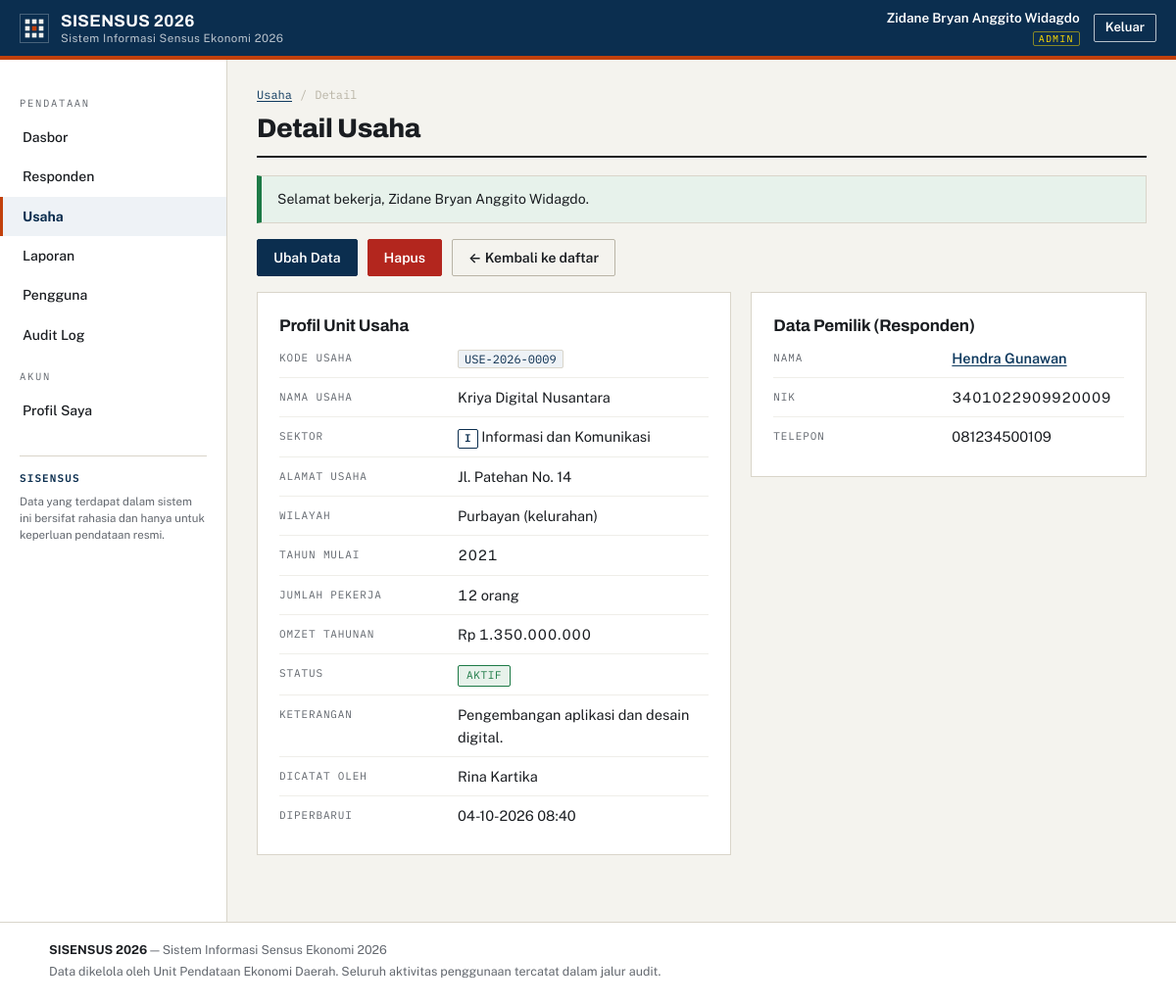
Page /usaha/detail.php?id=9 (signed in) on the committed database.
### tables this page shows
CREATE TABLE users (
  id                    INT UNSIGNED NOT NULL AUTO_INCREMENT,
  username              VARCHAR(50)  NOT NULL,
  email                 VARCHAR(120) NOT NULL,
  password_hash         VARCHAR(255) NOT NULL,
  full_name             VARCHAR(100) NOT NULL,
  role                  ENUM('admin','operator','pimpinan') NOT NULL DEFAULT 'operator',
  is_active             TINYINT(1)   NOT NULL DEFAULT 1,
  failed_login_attempts INT UNSIGNED NOT NULL DEFAULT 0,
  locked_until          DATETIME     NULL DEFAULT NULL,
  last_login_at         DATETIME     NULL DEFAULT NULL,
  created_at            DATETIME     NOT NULL DEFAULT CURRENT_TIMESTAMP,
  updated_at            DATETIME     NOT NULL DEFAULT CURRENT_TIMESTAMP ON UPDATE CURRENT_TIMESTAMP,
  PRIMARY KEY (id),
  UNIQUE KEY uq_users_username (username),
  UNIQUE KEY uq_users_email (email),
  KEY idx_users_role (role)
);

CREATE TABLE usaha (
  id              INT UNSIGNED NOT NULL AUTO_INCREMENT,
  kode_usaha      VARCHAR(20)  NOT NULL,
  nama_usaha      VARCHAR(150) NOT NULL,
  responden_id    INT UNSIGNED NOT NULL,
  sektor_id       INT UNSIGNED NOT NULL,
  wilayah_id      INT UNSIGNED NOT NULL,
  alamat_usaha    VARCHAR(255) NOT NULL,
  tahun_mulai     SMALLINT UNSIGNED NOT NULL,
  jumlah_pekerja  INT UNSIGNED NOT NULL DEFAULT 0,
  omzet_tahunan   DECIMAL(15,2) NOT NULL DEFAULT 0.00,
  status_usaha    ENUM('aktif','tutup','baru') NOT NULL DEFAULT 'aktif',
  keterangan      TEXT         NULL,
  created_by      INT UNSIGNED NULL DEFAULT NULL,
  created_at      DATETIME     NOT NULL DEFAULT CURRENT_TIMESTAMP,
  updated_at      DATETIME     NOT NULL DEFAULT CURRENT_TIMESTAMP ON UPDATE CURRENT_TIMESTAMP,
  PRIMARY KEY (id),
  UNIQUE KEY uq_usaha_kode (kode_usaha),
  KEY idx_usaha_nama (nama_usaha),
  KEY idx_usaha_responden (responden_id),
  KEY idx_usaha_sektor (sektor_id),
  KEY idx_usaha_wilayah (wilayah_id),
  KEY idx_usaha_omzet (omzet_tahunan),
  KEY idx_usaha_creator (created_by),
  CONSTRAINT fk_usaha_responden FOREIGN KEY (responden_id)
    REFERENCES responden (id) ON DELETE RESTRICT ON UPDATE CASCADE,
  CONSTRAINT fk_usaha_sektor FOREIGN KEY (sektor_id)
    REFERENCES sektor (id) ON DELETE RESTRICT ON UPDATE CASCADE,
  CONSTRAINT fk_usaha_wilayah FOREIGN KEY (wilayah_id)
    REFERENCES wilayah (id) ON DELETE RESTRICT ON UPDATE CASCADE,
  CONSTRAINT fk_usaha_creator FOREIGN KEY (created_by)
    REFERENCES users (id) ON DELETE SET NULL ON UPDATE CASCADE,
  CONSTRAINT chk_usaha_tahun CHECK (tahun_mulai BETWEEN 1800 AND 2100)
);

CREATE TABLE sektor (
  id        INT UNSIGNED NOT NULL AUTO_INCREMENT,
  kode      VARCHAR(4)   NOT NULL,
  nama      VARCHAR(120) NOT NULL,
  deskripsi TEXT         NULL,
  PRIMARY KEY (id),
  UNIQUE KEY uq_sektor_kode (kode)
);

CREATE TABLE wilayah (
  id        INT UNSIGNED NOT NULL AUTO_INCREMENT,
  kode      VARCHAR(16)  NOT NULL,
  nama      VARCHAR(100) NOT NULL,
  tingkat   ENUM('kota','kecamatan','kelurahan') NOT NULL,
  parent_id INT UNSIGNED NULL DEFAULT NULL,
  PRIMARY KEY (id),
  UNIQUE KEY uq_wilayah_kode (kode),
  KEY idx_wilayah_parent (parent_id),
  CONSTRAINT fk_wilayah_parent FOREIGN KEY (parent_id)
    REFERENCES wilayah (id) ON DELETE RESTRICT ON UPDATE CASCADE
);

CREATE TABLE responden (
  id               INT UNSIGNED NOT NULL AUTO_INCREMENT,
  nik              VARCHAR(16)  NOT NULL,
  nama_lengkap     VARCHAR(100) NOT NULL,
  jenis_kelamin    ENUM('L','P') NOT NULL,
  tanggal_lahir    DATE         NOT NULL,
  alamat           VARCHAR(255) NOT NULL,
  wilayah_id       INT UNSIGNED NOT NULL,
  telepon          VARCHAR(20)  NULL DEFAULT NULL,
  pendidikan       ENUM('Tidak Sekolah','SD/Sederajat','SMP/Sederajat',
                        'SMA/Sederajat','Diploma','Sarjana','Pascasarjana')
                   NOT NULL DEFAULT 'SMA/Sederajat',
  pekerjaan_utama  VARCHAR(100) NULL DEFAULT NULL,
  status           ENUM('aktif','nonaktif') NOT NULL DEFAULT 'aktif',
  created_by       INT UNSIGNED NULL DEFAULT NULL,
  created_at       DATETIME     NOT NULL DEFAULT CURRENT_TIMESTAMP,
  updated_at       DATETIME     NOT NULL DEFAULT CURRENT_TIMESTAMP ON UPDATE CURRENT_TIMESTAMP,
  PRIMARY KEY (id),
  UNIQUE KEY uq_responden_nik (nik),
  KEY idx_responden_nama (nama_lengkap),
  KEY idx_responden_wilayah (wilayah_id),
  KEY idx_responden_creator (created_by),
  CONSTRAINT fk_responden_wilayah FOREIGN KEY (wilayah_id)
    REFERENCES wilayah (id) ON DELETE RESTRICT ON UPDATE CASCADE,
  CONSTRAINT fk_responden_creator FOREIGN KEY (created_by)
    REFERENCES users (id) ON DELETE SET NULL ON UPDATE CASCADE
);

### app/helpers.php (called while the page is built, shortened)
<?php
function e(?string $value): string
{
    return htmlspecialchars((string)$value, ENT_QUOTES | ENT_SUBSTITUTE, 'UTF-8');
}
function u(string $path): string
{
    return BASE_URL . '/' . ltrim($path, '/');
}
function flash_get(): ?array
{
    if (isset($_SESSION['flash'])) {
        $f = $_SESSION['flash'];
        return $f;
    }
    return null;
}
function format_rupiah($value): string
{
    return 'Rp ' . number_format((float)$value, 0, ',', '.');
}
function format_dttm(?string $dt): string
{
    $ts = strtotime($dt);
    return $ts ? date('d-m-Y H:i', $ts) : '-';
}

### app/auth.php (called while the page is built, shortened)
<?php
function current_user(): ?array
{
    static $cached = false;
    static $user = null;
    if ($cached) return $user;
    $cached = true;
    $stmt = db()->prepare(
        'SELECT id, username, email, full_name, role, is_active
         FROM users WHERE id = ? AND is_active = 1 LIMIT 1'
    );
    $stmt->execute([(int)$_SESSION['user_id']]);
    $user = $stmt->fetch() ?: null;
    return $user;
}
function is_logged_in(): bool
{
    return current_user() !== null;
}
function require_login(): array
{
    $user = current_user();
    return $user;
}
function can_edit_data(): bool
{
    $user = current_user();
    return $user !== null && in_array($user['role'], ['admin', 'operator'], true);
}

### app/db.php (called while the page is built, shortened)
<?php
function db(): PDO
{
    static $pdo = null;
    if ($pdo === null) {
        $dsn = sprintf(
            'mysql:host=%s;port=%s;dbname=%s;charset=utf8mb4',
            DB_HOST, DB_PORT, DB_NAME
        );
        try {
            $pdo = new PDO($dsn, DB_USER, DB_PASS, [
                PDO::ATTR_ERRMODE            => PDO::ERRMODE_EXCEPTION,
                PDO::ATTR_DEFAULT_FETCH_MODE => PDO::FETCH_ASSOC,
                PDO::ATTR_EMULATE_PREPARES   => false,
                PDO::ATTR_STRINGIFY_FETCHES  => false,
            ]);
        } catch (PDOException $e) {
            error_log('[DB] ' . $e->getMessage());
            http_response_code(500);
            echo '<!doctype html><html lang="id"><meta charset="utf-8">'
               . '<title>Kesalahan Server</title>'
               . '<body style="font-family:sans-serif;text-align:center;padding-top:10vh">'
               . '<h1>503 — Layanan basis data tidak tersedia</h1>'
               . '<p>Silakan hubungi administrator sistem.</p></body></html>';
            exit;
        }
    }
    return $pdo;
}

### app/bootstrap.php (called while the page is built, shortened)
<?php
require_once __DIR__ . '/db.php';
require_once __DIR__ . '/helpers.php';
require_once __DIR__ . '/auth.php';
if (is_logged_in()) {
    $now = time();
    if (isset($_SESSION['last_activity']) && ($now - $_SESSION['last_activity']) > SESSION_IDLE_TIMEOUT) {
        audit_log('LOGOUT_IDLE', null, null, 'Sesi berakhir karena idle');
        session_unset();
        session_destroy();
        session_start();
        session_regenerate_id(true);
        flash_set('peringatan', 'Sesi Anda berakhir karena tidak ada aktivitas. Silakan masuk kembali.');
        redirect('login.php');
    }
    if (isset($_SESSION['session_start']) && ($now - $_SESSION['session_start']) > SESSION_ABS_TIMEOUT) {
        audit_log('LOGOUT_ABSOLUTE', null, null, 'Sesi mencapai batas absolut');
        session_unset();
        session_destroy();
        session_start();
        session_regenerate_id(true);
        flash_set('peringatan', 'Masa sesi habis. Silakan masuk kembali.');
        redirect('login.php');
    }
    $_SESSION['last_activity'] = $now;
    if (!isset($_SESSION['session_start'])) {
        $_SESSION['session_start'] = $now;
    }
}

### usaha/detail.php (the view, shortened to what this page needs)
<?php
require_once __DIR__ . '/../app/bootstrap.php';
$id = int_input('id', 0);
$stmt = db()->prepare(
    'SELECT u.*, s.kode sektor_kode, s.nama sektor_nama, w.nama wilayah_nama, w.tingkat wilayah_tingkat,
            r.nik pemilik_nik, r.nama_lengkap pemilik_nama, r.telepon pemilik_telepon,
            cu.full_name pencatat
     FROM usaha u
     JOIN sektor s ON s.id = u.sektor_id
     JOIN wilayah w ON w.id = u.wilayah_id
     JOIN responden r ON r.id = u.responden_id
     LEFT JOIN users cu ON cu.id = u.created_by
     WHERE u.id = ? LIMIT 1'
);
$stmt->execute([$id]);
$row = $stmt->fetch();
$active = 'usaha';
$page_title = 'Detail Usaha';
$breadcrumb = ['Usaha' => 'usaha/index.php', 'Detail' => null];
require __DIR__ . '/../templates/header_app.php';
?>
<div class="page-actions">
  <?php if ($canEdit): ?>
    <a class="btn btn-primary" href="<?= e(u('usaha/ubah.php?id=' . (int)$row['id'])) ?>">Ubah Data</a>
    <form method="post" action="<?= e(u('usaha/hapus.php')) ?>" class="inline-form" data-confirm="Hapus unit usaha <?= e($row['nama_usaha']) ?>? Tindakan ini tidak dapat dibatalkan.">
      <button class="btn btn-danger" type="submit">Hapus</button>
    </form>
  <?php endif; ?>
  <a class="btn btn-ghost" href="<?= e(u('usaha/index.php')) ?>">← Kembali ke daftar</a>
</div>
<div class="grid-detail">
  <section class="panel">
    <h2 class="panel-title">Profil Unit Usaha</h2>
    <dl class="detail-list">
      <div><dt>Kode Usaha</dt><dd><code class="kode"><?= e($row['kode_usaha']) ?></code></dd></div>
      <div><dt>Nama Usaha</dt><dd><?= e($row['nama_usaha']) ?></dd></div>
      <div><dt>Sektor</dt><dd><span class="sektor-chip"><?= e($row['sektor_kode']) ?></span> <?= e($row['sektor_nama']) ?></dd></div>
      <div><dt>Alamat Usaha</dt><dd><?= e($row['alamat_usaha']) ?></dd></div>
      <div><dt>Wilayah</dt><dd><?= e($row['wilayah_nama']) ?> (<?= e($row['wilayah_tingkat']) ?>)</dd></div>
      <div><dt>Tahun Mulai</dt><dd class="td-num"><?= e((string)$row['tahun_mulai']) ?></dd></div>
      <div><dt>Jumlah Pekerja</dt><dd class="td-num"><?= number_format((int)$row['jumlah_pekerja'], 0, ',', '.') ?> orang</dd></div>
      <div><dt>Omzet Tahunan</dt><dd class="td-num"><?= e(format_rupiah($row['omzet_tahunan'])) ?></dd></div>
      <div><dt>Status</dt><dd><span class="badge badge-<?= e($row['status_usaha']) ?>"><?= e($row['status_usaha']) ?></span></dd></div>
      <div><dt>Keterangan</dt><dd><?= nl2br(e($row['keterangan'] ?: '—')) ?></dd></div>
      <div><dt>Dicatat oleh</dt><dd><?= e($row['pencatat'] ?: '—') ?></dd></div>
      <div><dt>Diperbarui</dt><dd><?= e(format_dttm($row['updated_at'])) ?></dd></div>
    </dl>
  </section>
  <section class="panel">
    <h2 class="panel-title">Data Pemilik (Responden)</h2>
    <dl class="detail-list">
      <div><dt>Nama</dt><dd>
        <a class="row-link" href="<?= e(u('responden/detail.php?id=' . (int)$row['responden_id'])) ?>"><?= e($row['pemilik_nama']) ?></a>
      </dd></div>
      <div><dt>NIK</dt><dd class="td-num"><?= e($row['pemilik_nik']) ?></dd></div>
      <div><dt>Telepon</dt><dd><?= e($row['pemilik_telepon'] ?: '—') ?></dd></div>
    </dl>
  </section>
</div>
<?php require __DIR__ . '/../templates/footer.php'; ?>

### templates/header_app.php (shortened to what this page needs)
<?php
$user = current_user();
$canEdit = can_edit_data();
$isAdmin = ($user['role'] ?? '') === 'admin';
$nav = [
    'dashboard'  => ['label' => 'Dasbor',            'url' => 'dashboard.php',      'show' => true],
    'responden'  => ['label' => 'Responden',         'url' => 'responden/index.php','show' => true],
    'usaha'      => ['label' => 'Usaha',             'url' => 'usaha/index.php',    'show' => true],
    'laporan'    => ['label' => 'Laporan',           'url' => 'laporan.php',        'show' => true],
    'pengguna'   => ['label' => 'Pengguna',          'url' => 'pengguna/index.php', 'show' => $isAdmin],
    'audit'      => ['label' => 'Audit Log',         'url' => 'audit_log.php',      'show' => $isAdmin],
];
?>
<!doctype html>
<html lang="id">
<head>
<link rel="stylesheet" href="<?= e(u('assets/css/style.css')) ?>">
</head>
<body class="app">
<header class="app-topbar">
  <div class="app-topbar-inner">
    <div class="app-topbar-left">
      <a class="brand brand-on-dark" href="<?= e(u('dashboard.php')) ?>">
        <img class="brand-mark" src="<?= e(u('assets/img/logo.svg')) ?>" alt="Logo <?= e(APP_NAME) ?>" width="30" height="30">
        <span class="brand-text">
          <strong><?= e(APP_NAME) ?> <?= e(APP_YEAR) ?></strong>
          <span><?= e(APP_NAME_LONG) ?></span>
        </span>
      </a>
    </div>
    <div class="app-topbar-right">
      <div class="user-chip">
        <span class="user-chip-name"><?= e($user['full_name'] ?? '-') ?></span>
        <span class="user-chip-role"><?= e(strtoupper($user['role'] ?? '-')) ?></span>
      </div>
      <form method="post" action="<?= e(u('logout.php')) ?>" class="inline-form">
        <button class="btn btn-outline-light btn-sm" type="submit">Keluar</button>
      </form>
    </div>
  </div>
</header>
<div class="app-shell">
  <nav class="app-sidenav" id="app-sidenav" aria-label="Navigasi utama">
    <p class="sidenav-caption">Pendataan</p>
    <?php foreach ($nav as $key => $item): if (!$item['show']) continue; ?>
      <a class="sidenav-link<?= ($active ?? '') === $key ? ' is-active' : '' ?>" href="<?= e(u($item['url'])) ?>"><?= e($item['label']) ?></a>
    <?php endforeach; ?>
    <p class="sidenav-caption">Akun</p>
    <a class="sidenav-link<?= ($active ?? '') === 'profil' ? ' is-active' : '' ?>" href="<?= e(u('profil.php')) ?>">Profil Saya</a>
    <div class="sidenav-foot">
      <p class="sidenav-foot-title"><?= e(APP_NAME) ?></p>
      <p class="sidenav-foot-text">Data yang terdapat dalam sistem ini bersifat rahasia dan hanya untuk keperluan pendataan resmi.</p>
    </div>
  </nav>
  <main class="app-content" id="main-content">
    <?php if (!empty($breadcrumb)): ?>
      <nav class="breadcrumb" aria-label="Breadcrumb">
        <?php foreach ($breadcrumb as $label => $url): ?>
          <?php if ($url): ?>
            <a href="<?= e(u($url)) ?>"><?= e($label) ?></a><span aria-hidden="true">/</span>
          <?php else: ?>
            <span class="breadcrumb-here" aria-current="page"><?= e($label) ?></span>
          <?php endif; ?>
        <?php endforeach; ?>
      </nav>
    <?php endif; ?>
    <div class="page-head">
      <h1 class="page-title"><?= e($page_title ?? '') ?></h1>
    </div>
    <?php $flash = flash_get(); if ($flash): ?>
      <div class="flash flash-<?= e($flash['type']) ?>" role="status">
        <p><?= e($flash['msg']) ?></p>
      </div>
    <?php endif; ?>

### rows in the picture
users: full_name "Zidane Bryan Anggito Widagdo", role "ADMIN"
usaha: kode_usaha "USE-2026-0009", nama_usaha "Kriya Digital Nusantara", sektor.kode "I", sektor.nama "Informasi dan Komunikasi", alamat_usaha "Jl. Patehan No. 14", wilayah.nama "Purbayan", wilayah.tingkat "kelurahan", tahun_mulai "2021", jumlah_pekerja "12", omzet_tahunan "Rp 1.350.000.000", status_usaha "AKTIF", keterangan "Pengembangan aplikasi dan desain digital.", created_by.full_name "Rina Kartika", updated_at "04-10-2026 08:40", responden.nama_lengkap "Hendra Gunawan", responden.nik "3401022909920009", responden.telepon "081234500109"

### other values in the picture
APP_NAME "SISENSUS"
APP_YEAR "2026"
APP_NAME_LONG "Sistem Informasi Sensus Ekonomi 2026"
$item['label'] "Dasbor"
$item['label'] "Responden"
$item['label'] "Usaha"
$item['label'] "Laporan"
$item['label'] "Pengguna"
$item['label'] "Audit Log"
$label "Usaha"
$label "Detail"
$page_title "Detail Usaha"
$flash['msg'] "Selamat bekerja, Zidane Bryan Anggito Widagdo."
APP_ORG "Unit Pendataan Ekonomi Daerah"
